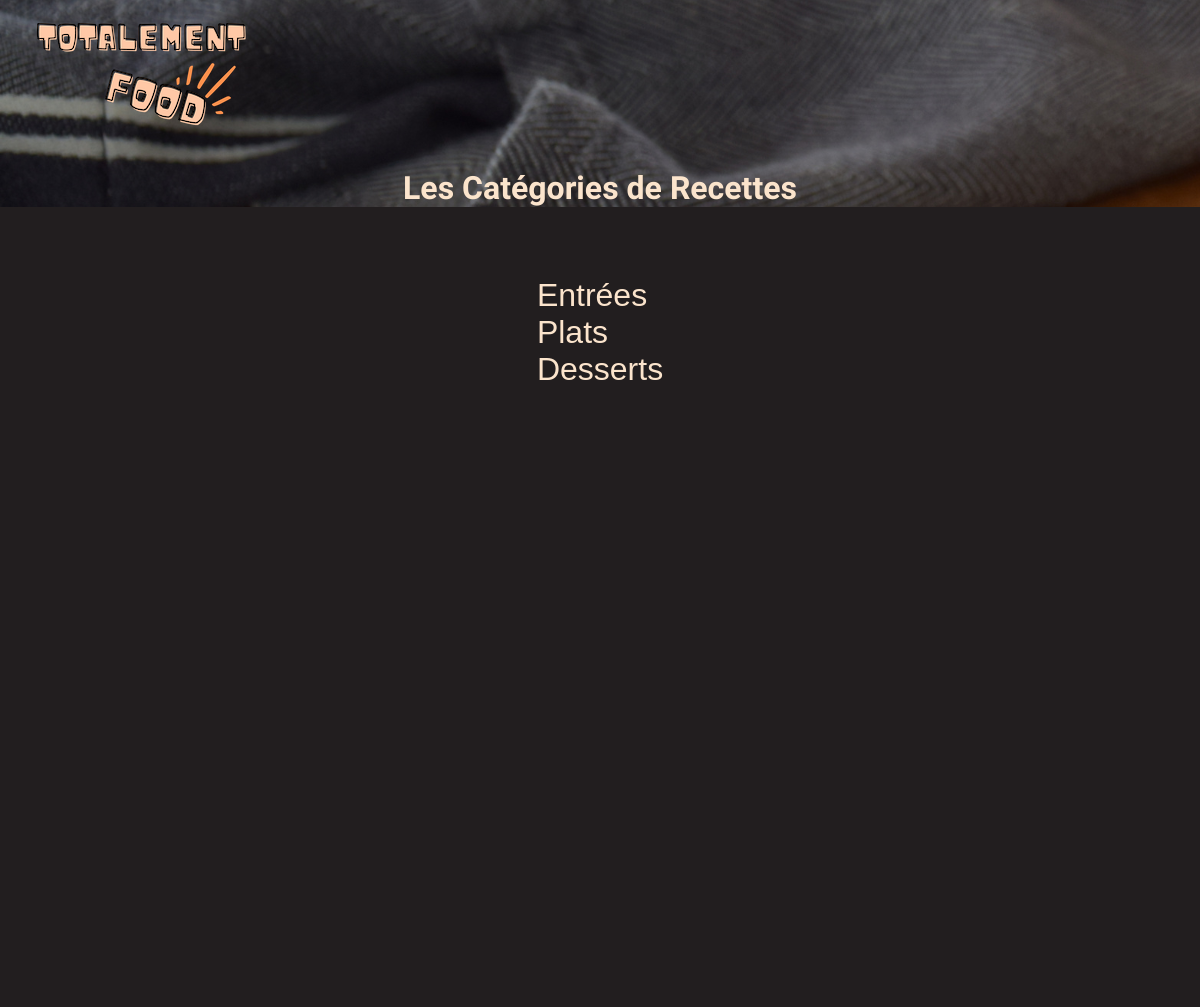
The app's page /totalement_food/categories with its own data.
### totalement_food/models.py (models this page shows, shortened)
class Categorie(models.Model):
    titre = models.CharField(max_length=200)
    definition = models.TextField(null=True)

### totalement_food/views.py (the view)
# urls.py: path('categories', views.liste_categories, name="liste_categories"),
def liste_categories(request):
    categories_liste = Categorie.objects.all()
    return render(request, 'totalement_food/liste_categorie.html', {'categories_liste': categories_liste})

### totalement_food/templates/totalement_food/liste_categorie.html (shortened to what this page needs)
{% load static %}
<html lang="en">
<head>
    <link rel="stylesheet" href="{% static 'totalement_food/liste_categories.css' %}">
<body>
    <header>
        <nav>
            <figure>
                <a href="/totalement_food"><img src={% static 'totalement_food/images/logo.png' %}
                        alt="logo Totalement Food"></a>
            </figure>
        </nav>
        <div class="banniere">
            <img src={% static 'totalement_food/images/banniere.png' %} alt="banniere TF">
        </div>
        <div class="content">
            <h1 class="title">Les Catégories de Recettes</h1>
        </div>
    </header>
    <div class="container">
        <div class="col-12">
            {% for categorie in categories_liste %}
            <a href="categories/{{categorie.id}}">
                <p>{{categorie.titre}}</p>
                {% endfor %}
        </div>
    </div>
</body>
</html>

### totalement_food/static/totalement_food/liste_categories.css (style rules this page uses)
* { margin: 0; box-sizing: border-box; }
body { font-family: 'Manrope', sans-serif; font-size: 1em; background-color: #1f2039; Ã’ }
a, th, tr { color: #FBE4CC ; font-family: 'Manrope', sans-serif; font-size: 1em; text-decoration: none; }
.container { width: 100%; height: 100%; display: flex; flex-direction: column; align-items: center; justify-content:flex-start; padding: 70px; font-family: 'Righteous', cursive; font-size: 1em; background-color: #221e1f; color: #FBE4CC; }
.col-12 { font-size: xx-large; }
.banniere { position: absolute; height: 100vh; z-index: -1; inset: 0px; background-size: cover; background-color: transparent; background-repeat: no-repeat; background-position: center; }
.content { top: 50%; left: 50%; text-align: center; color: #FBE4CC; font-family: 'Righteous', cursive; }

### records on screen
Categorie: titre "Entrées"
Categorie: titre "Plats"
Categorie: titre "Desserts"
